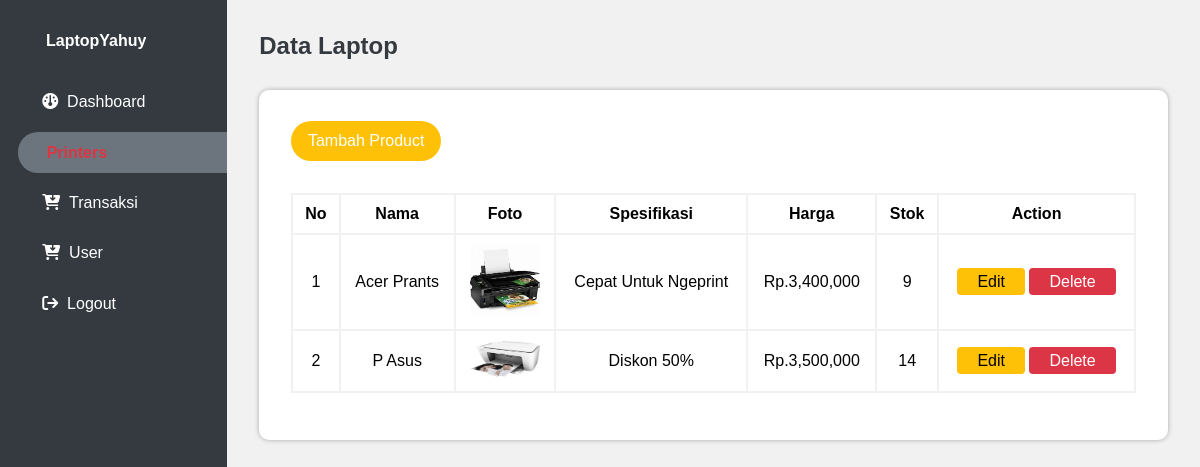
/laptoop222/product/index.php, run on the app's committed database.
### tables this page shows
CREATE TABLE `laptop_tb` (
  `idPrinter` int(10) NOT NULL,
  `NamaLaptop` char(50) DEFAULT NULL,
  `SpesifikasiPrinter` char(50) DEFAULT NULL,
  `HargaLaptop` int(50) DEFAULT NULL,
  `stok` int(255) DEFAULT NULL,
  `GambarPrinter` varchar(50) NOT NULL,
  `UserIdUser` int(11) DEFAULT NULL
);

### laptoop222/product/index.php (the view, shortened to what this page needs)
<!DOCTYPE html>
<html lang="en">
<head>
    <link rel="stylesheet" href="../css/side.css">
    <link rel="stylesheet" href="../css/prouk.css">
</head>
<body>
    <div class="sidebar">
        <h4 class="sidebar-brand">LaptopYahuy</h4>
        <ul>
        <li>
                <a href="../admin/dashboard.php"><i class="fas fa-tachometer-alt-average"></i> &nbsp;Dashboard</a>
            </li>
            <li class="active">
                <a href="index.php"><span class="iconify icon-brand" data-icon="bi:printer-fill"></span> &nbsp;Printers</a>
            </li>
            <li>
                <a href="../transaksi"><i class="fas fa-cart-arrow-down"></i> &nbsp;Transaksi</a>
            </li>
            <li>
                <a href="../admin/user.php"><i class="fas fa-cart-arrow-down"></i> &nbsp;User</a>
            </li>
            <li>
                <a href="../logout.php" onclick="return confirm('Apakah Kamu Yakin Ingin Keluar ?')"><i class="fa-solid fa-arrow-right-from-bracket"></i> &nbsp;Logout</a>
            </li>
        </ul>
    </div>
    <main>
        <div class="section-title">
            Data Laptop
        </div>
        <div class="row">
            <div class="card mt-5">
                <a href="tambah.php" class="btn btn-warning">Tambah Product</a>
                <div class="table-responsive">
                    <table border="1px">
                        <tr>
                            <th>No</th>
                            <th>Nama</th>
                            <th>Foto</th>
                            <th>Spesifikasi</th>
                            <th>Harga</th>
                            <th>Stok</th>
                            <th>Action</th>
                        </tr>
                        <?php
                        include "../database/koneksi.php";
                        $query = "SELECT * FROM laptop_tb ORDER BY idPrinter ASC";
                        $result = mysqli_query($koneksi, $query);
                        $no = 1;
                        while ($data = mysqli_fetch_array($result))  { ?>
                            <tr>
                                <td><?php echo $no++; ?></td>
                                <td><?php echo $data['NamaLaptop'] ?></td>
                                <td><img src="../img-product/<?= $data[
                                'GambarPrinter'
                            ] ?>" alt="" width="70"></td>
                                <td><?php echo $data['SpesifikasiPrinter'] ?></td>
                                <td>
                                    <?php
                                        $harga = $data['HargaLaptop'];
                                        echo "Rp." . number_format($harga);
                                    ?>
                                </td>
                                <td><?php echo $data['stok'] ?></td>
                                <td>
                                    <a href="edit.php?id=<?php echo htmlspecialchars($data['idPrinter']); ?>" class="btn-edit">Edit</a>
                                    <a href="<?php echo htmlspecialchars($_SERVER["PHP_SELF"]); ?>?id=<?php echo $data['idPrinter']; ?>" class="btn-delete" onclick="return confirm('Apakah Anda yakin akan menghapus data ini?')">Delete</a>
                                </td>
                            </tr>
                        <?php
                        }
                        ?>
                    </table>
                </div>
            </div>
        </div>
    </main>
</body>
</html>

### laptoop222/css/side.css (style rules this page uses)
* { margin: 0; padding: 0; font-family: Arial, Helvetica, sans-serif; }
:root { --hex: #80080; --white : #fff; --navy: #2877EE; --hex: #ab14c2; --info: #17a2b8; --success: #28a745; --warning: #ffc107; --danger: #dc3545; --dark: #343a40; --secondary: #6c757d; }
.mt-5 { margin-top: 30px; }
body { width: 100%; overflow-x: hidden; background-color: #f1f1f1; min-height: 100vh; display: flex; justify-content: space-between; }
.sidebar { background-color: var(--dark); min-height: 100vh; width: 20%; }
.sidebar-brand { color: var(--white); display: flex; align-items: center; margin-left: 30px; padding: 2em 1em; }
.sidebar ul { list-style: none; }
.sidebar ul li { display: flex; width: 92%; align-items: center; float: right; margin-bottom: 10px; }
.sidebar ul .active a { color: var(--danger); background-color: var(--secondary); transition: .2s all; font-weight: 600; }
.sidebar ul li a { padding: .7em 1.5em; width: 100%; text-decoration: none; border-top-left-radius: 20px; border-bottom-left-radius: 20px; color: var(--white); }
main { width: 80%; min-height: 100vh; display: flex; padding: 2em; flex-direction: column; }
.section-title { color: var(--dark); font-weight: 600; font-size: 24px; text-transform: capitalize; }

### laptoop222/css/prouk.css (style rules this page uses)
.card { display: flex; justify-content: center; flex-direction: column; background: #FFF; border-radius: 10px; width: 100%; height: 100%; box-shadow: 0 0 5px rgba(0, 0, 0, .3); }
.btn { text-decoration: none; color: #fff; width: 150px; display: flex; align-items: center; justify-content: center; border-radius: 50px; height: 40px; margin-left: 2em; font-weight: 500; margin-top: 1em; }
.btn-warning { background-color: var(--warning); }
.table-responsive { padding: 2em; }
table { width: 100%; margin-top: 1m; padding: 2em; border-collapse:collapse; caption-side:bottom; }
table, th, td { border: solid 2px #f1f1f1; padding: 10px; }
td { text-align: center; }
.btn-edit { width: 100%; background-color: var(--warning); color: black; text-decoration: none; padding: 5px 20px; margin: 8px 0; border: none; border-radius: 4px; cursor: pointer; }
.btn-delete { width: 100%; background-color: var(--danger); color: white; text-decoration: none; padding: 5px 20px; margin: 8px 0; border: none; border-radius: 4px; cursor: pointer; }

### data on the page
laptop_tb: NamaLaptop "Acer Prants", GambarPrinter (picture), SpesifikasiPrinter "Cepat Untuk Ngeprint", HargaLaptop "3,400,000", stok "9"
laptop_tb: NamaLaptop "P Asus", GambarPrinter (picture), SpesifikasiPrinter "Diskon 50%", HargaLaptop "3,500,000", stok "14"
